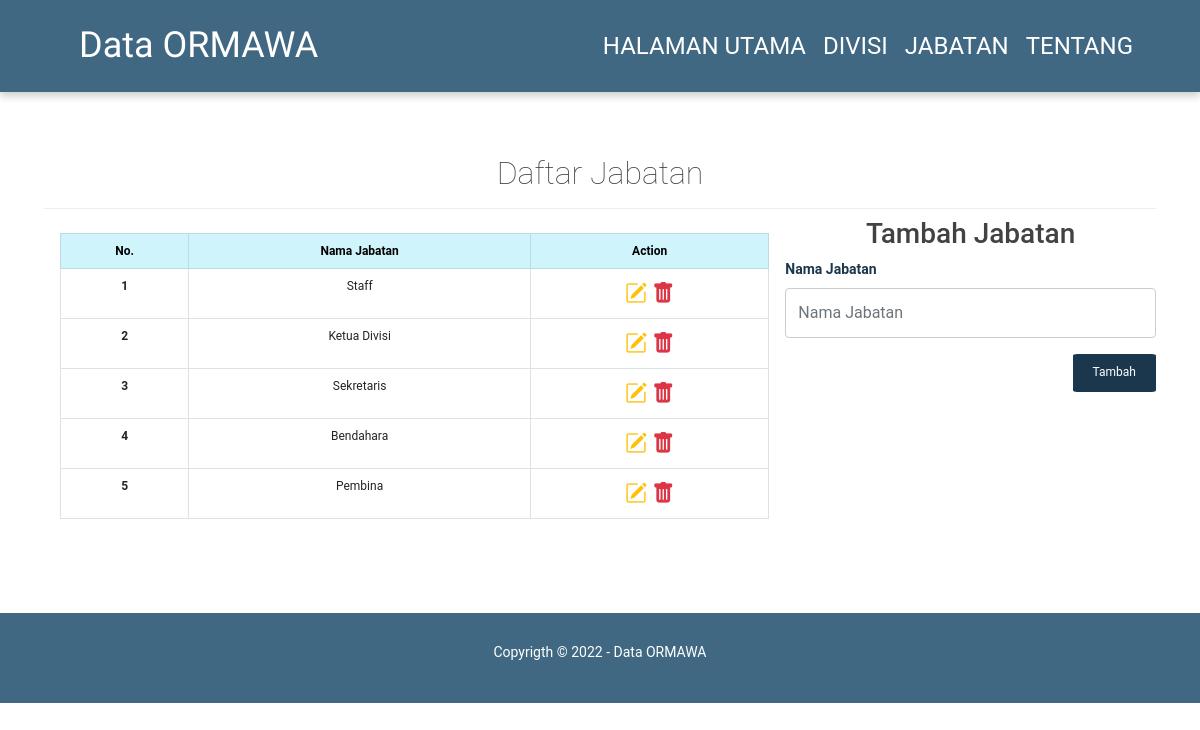
/jabatan.php, run on the app's committed database.
### tables this page shows
CREATE TABLE `jabatan` (
  `id_jabatan` int(11) NOT NULL AUTO_INCREMENT,
  `jabatan` varchar(255) NOT NULL,
  PRIMARY KEY (`id_jabatan`)
);

### conf.php (called while the page is built)
<?php
$db_host = "localhost";
$db_user = "root";
$db_pass = "";
$db_name = "db_organisasi";

### includes/DB.php (called while the page is built, shortened)
<?php
class DB
{
    var $db_host;
    var $db_user;
    var $db_password;
    var $db_name;
    var $db_link;
    var $result;
    function __construct($db_host = '', $db_user = '', $db_password = '', $db_name = '')
    {
        $this->db_host = $db_host;
        $this->db_user = $db_user;
        $this->db_password = $db_password;
        $this->db_name = $db_name;
    }
    function open()
    {
        $this->db_link = mysqli_connect($this->db_host, $this->db_user, $this->db_password, $this->db_name);
    }
    function execute($query = "")
    {
        $this->result = mysqli_query($this->db_link, $query);
    }
    function getResult()
    {
        return mysqli_fetch_array($this->result);
    }
}

### includes/Jabatan.class.php (called while the page is built, shortened)
<?php
class Jabatan extends Divisi
{
    function getJabatan()
    {
        $query = "SELECT * FROM jabatan;";
        return $this->execute($query);
    }
}

### jabatan.php (the view, shortened to what this page needs)
<?php
include("conf.php");
include("includes/DB.php");
$jabatan = new Pengurus($db_host, $db_user, $db_pass, $db_name);
$jabatan->open();
$data = null;
$no = 1;
$jabatan->getJabatan();
while ($row = $jabatan->getResult()) {
    $data .= "
        <tr>
            <th scope='row'>" . $no . "</th>
            <td>" . $row['jabatan'] . "</td>
            <td style='font-size: 22px;'>
                <a href='updateJabatan.php?id=" . $row['id_jabatan'] . "' title='Edit Data'><i class='bi bi-pencil-square text-warning updateJabatan'></i></a>&nbsp;<a href='deleteJabatan.php?id=" . $row['id_jabatan'] . "' title='Delete Data' onclick='return confirm('Delete book?')'><i class='bi bi-trash-fill text-danger'></i></a>
            </td>
        </tr>";
    $no++;
}
$form = null;
$form .= "<div class='form-review form-add'>
<h3>Tambah Jabatan</h3>
<form autocomplete='on' action='addJabatan.php' method='POST' class='formAdd' enctype='multipart/form-data'>
    <div class='mb-3'>
        <label for='tjabatan' class='form-label'>Nama Jabatan</label>
        <input type='text' class='form-control' name='tjabatan' id='tjabatan' minlength='3' placeholder='Nama Jabatan' required>
    </div>
    <button id='submit-review' type='submit' class='submit-btn' name='submit' style='float: right;'>Tambah</button>
</form>
</div>";

### style/style.css (style rules this page uses)
* { padding: 0; margin: 0; box-sizing: border-box; }
body, html { margin: 0; padding: 0; width: 100%; height: 100%; }
body { font-family: 'Roboto', sans-serif; font-size: 12px; color: #424242; }
.header { min-height: 50px; transition: min-height 0.3s; width: 100%; display: grid; grid-template-columns: 1fr 2fr; background-color: #406882; color: white; box-shadow: 0 4px 8px 0 rgba(0, 0, 0, 0.2); }
.header__inner { width: 100%; text-align: center; margin-left: 10px; margin-right: auto; display: flex; align-items: center; }
.header__title { font-weight: 300; font-size: 2em; font-family: 'Paytone One', sans-serif; margin: 0 0.25em; display: inline-block; color: white; }
.nav { width: 100%; margin-left: auto; margin-right: auto; }
.nav__list { width: 100%; padding: 0; margin: 0; text-align: right; }
.nav__item { box-sizing: border-box; display: inline-block; text-align: center; line-height: 24px; padding: 24px; text-transform: uppercase; }
.nav a { text-decoration: none; color: white; display: flex; align-items: center; min-width: 44px; min-height: 44px; }
#main-content { padding: 32px; }
.explore__content { width: 100%; margin: 30px auto; text-align: center; }
.main-content__title { font-size: 32px; font-weight: lighter; }
.main-content__title::after { content: ''; margin-top: 16px; display: block; border-bottom: 1px solid #eeeeee; }
footer { padding: 2em; width: 100%; text-align: center; color: white; background-color: #406882; }
footer ul { list-style: none; }
footer li { margin: 0.3em 0; font-size: 14px; }

### style/detail.css (style rules this page uses)
ul { padding: 0; }
input[type='text'] { width: 100%; padding: 12px; border: 1px solid #ccc; border-radius: 4px; margin: 6px 0 16px; resize: vertical; }
.form-label { display: block; text-align: left; font-weight: bold; color: #1a374d; font-size: 14px; }
.submit-btn { background-color: #1a374d; color: white; padding: 12px 20px; border: none; cursor: pointer; display: flex; align-items: flex-start; border-radius: 5%; }

### style/responsive.css (style rules this page uses)
@media screen and (min-width: 480px) { .nav__item { font-size: 24px; padding: 24px 7px; } }
@media screen and (min-width: 480px) { .header__title { font-size: 2.3em; } }
@media screen and (min-width: 720px) { .header__title { font-size: 2em; } }
@media screen and (min-width: 720px) { .header__inner { padding-left: 5vw; } }
@media screen and (min-width: 720px) { .nav__item { font-size: 1.5em; } }
@media screen and (min-width: 720px) { .nav__list { padding-right: 5vw; } }
@media screen and (min-width: 720px) { .explore-detail-divisi { display: grid; grid-template-columns: 2fr 1fr; } }
@media screen and (min-width: 720px) { .header__title { font-size: 3em; } }
@media screen and (min-width: 720px) { .nav__item { font-size: 2em; } }
@media only screen and (min-width: 1200px) { main { max-width: 1200px; display: block; margin: auto auto; } }

### data on the page
jabatan: jabatan "Staff"
jabatan: jabatan "Ketua Divisi"
jabatan: jabatan "Sekretaris"
jabatan: jabatan "Bendahara"
jabatan: jabatan "Pembina"

### other printed values
$this->content "Data ORMAWA HALAMAN UTAMA DIVISI JABATAN TENTANG Daftar Jabatan No. Nama Jabatan Action Copyrigth © 2022 - Data ORMAWA"
